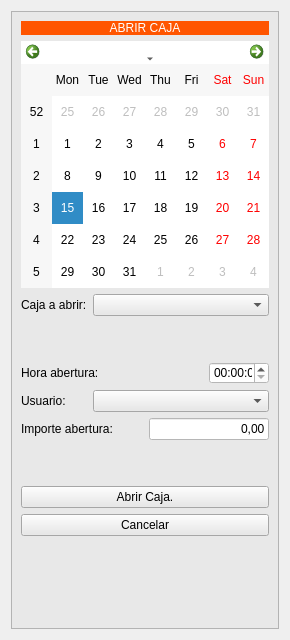
     <widget class="QWidget" name="page_8">
      <layout class="QGridLayout" name="gridLayout_8">
       <item row="5" column="0">
        <widget class="QFrame" name="frame_4">
         <property name="styleSheet">
          <string notr="true">background-color: rgb(232, 232, 232);</string>
         </property>
         <property name="frameShape">
          <enum>QFrame::StyledPanel</enum>
         </property>
         <property name="frameShadow">
          <enum>QFrame::Raised</enum>
         </property>
         <layout class="QGridLayout" name="gridLayout_17">
          <item row="4" column="0" colspan="3">
           <layout class="QHBoxLayout" name="horizontalLayout">
            <item>
             <widget class="QLabel" name="label_33">
              <property name="text">
               <string>Hora abertura:</string>
              </property>
             </widget>
            </item>
            <item>
             <widget class="QTimeEdit" name="spinHorarioAbertura">
              <property name="maximumSize">
               <size>
                <width>60</width>
                <height>16777215</height>
               </size>
              </property>
              <property name="styleSheet">
               <string notr="true">background-color: rgb(255, 255, 255);</string>
              </property>
             </widget>
            </item>
           </layout>
          </item>
          <item row="3" column="0">
           <spacer name="verticalSpacer_4">
            <property name="orientation">
             <enum>Qt::Vertical</enum>
            </property>
            <property name="sizeHint" stdset="0">
             <size>
              <width>20</width>
              <height>40</height>
             </size>
            </property>
           </spacer>
          </item>
          <item row="0" column="0" colspan="3">
           <widget class="QLabel" name="label_36">
            <property name="styleSheet">
             <string notr="true">background-color: rgb(255, 85, 0);
color: rgb(255, 255, 255);
font: 12pt &quot;Sans Serif&quot;;</string>
            </property>
            <property name="text">
             <string>ABRIR CAJA</string>
            </property>
            <property name="alignment">
             <set>Qt::AlignCenter</set>
            </property>
           </widget>
          </item>
          <item row="1" column="0" colspan="3">
           <widget class="QCalendarWidget" name="calendarioAbertura">
            <property name="minimumSize">
             <size>
              <width>0</width>
              <height>247</height>
             </size>
            </property>
            <property name="maximumSize">
             <size>
              <width>500</width>
              <height>16777215</height>
             </size>
            </property>
            <property name="styleSheet">
             <string notr="true">background-color: rgb(255, 255, 255);</string>
            </property>
           </widget>
          </item>
          <item row="5" column="0">
           <widget class="QLabel" name="label_34">
            <property name="text">
             <string>Usuario:</string>
            </property>
           </widget>
          </item>
          <item row="9" column="0" colspan="3">
           <widget class="QPushButton" name="btnCancelar_caja">
            <property name="text">
             <string>Cancelar</string>
            </property>
            <property name="icon">
             <iconset resource="../maya.qrc">
              <normaloff>:/Icons/PNG/Delete.png</normaloff>:/Icons/PNG/Delete.png</iconset>
            </property>
            <property name="iconSize">
             <size>
              <width>41</width>
              <height>41</height>
             </size>
            </property>
           </widget>
          </item>
          <item row="10" column="2">
           <spacer name="verticalSpacer_2">
            <property name="orientation">
             <enum>Qt::Vertical</enum>
            </property>
            <property name="sizeHint" stdset="0">
             <size>
              <width>20</width>
              <height>83</height>
             </size>
            </property>
           </spacer>
          </item>
          <item row="8" column="0" colspan="3">
           <widget class="QPushButton" name="btnConfirmarAbertura_caja">
            <property name="text">
             <string>Abrir Caja.</string>
            </property>
            <property name="icon">
             <iconset resource="../maya.qrc">
              <normaloff>:/Icons/PNG/abrecaja.png</normaloff>:/Icons/PNG/abrecaja.png</iconset>
            </property>
            <property name="iconSize">
             <size>
              <width>41</width>
              <height>41</height>
             </size>
            </property>
           </widget>
          </item>
          <item row="6" column="0" colspan="2">
           <widget class="QLabel" name="label_35">
            <property name="text">
             <string>Importe abertura:</string>
            </property>
           </widget>
          </item>
          <item row="7" column="2">
           <spacer name="verticalSpacer_3">
            <property name="orientation">
             <enum>Qt::Vertical</enum>
            </property>
            <property name="sizeHint" stdset="0">
             <size>
              <width>20</width>
              <height>40</height>
             </size>
            </property>
           </spacer>
          </item>
          <item row="6" column="2">
           <widget class="QLineEdit" name="txtImporteAbertura">
            <property name="maximumSize">
             <size>
              <width>120</width>
              <height>16777215</height>
             </size>
            </property>
            <property name="styleSheet">
             <string notr="true">background-color: rgb(255, 255, 255);</string>
            </property>
            <property name="text">
             <string>0,00</string>
            </property>
            <property name="alignment">
             <set>Qt::AlignRight|Qt::AlignTrailing|Qt::AlignVCenter</set>
            </property>
           </widget>
          </item>
          <item row="5" column="1" colspan="2">
           <widget class="QComboBox" name="cboUsuarioAbertura"/>
          </item>
          <item row="2" column="0">
           <widget class="QLabel" name="label_37">
            <property name="text">
             <string>Caja a abrir:</string>
            </property>
           </widget>
          </item>
          <item row="2" column="1" colspan="2">
           <widget class="QComboBox" name="cboCajas"/>
          </item>
         </layout>
        </widget>
       </item>
      </layout>
     </widget>
